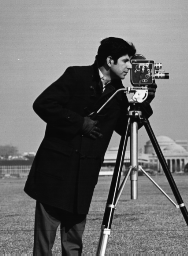
%> input picture 5 sem/ModulSystems/Lab2_MS/y8.bmp, 188 x 256 px, given in place of x3.bmp, which was not available
$ octave main.m   (GNU Octave 9; MATLAB toolbox functions it lacks are replaced by stand-ins)
%> lines starting %> are read from the running program, lines starting %| are printed output that depends on the picture; pictures that were not available may be replaced by others from this repository, and a replacement may not be noted
clear

X = imread("x3.bmp");
%> X is the input picture: size 256x188 uint8; min 7, max 253, mean 110.4
X = double(X);
%> X: size 256x188 double
X = [X; ones(size(X, 2), 1)'];
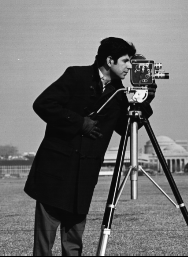
%> X: size 257x188 double; min 1, max 253, mean 110
imshow(uint8(X));

figure
Y = imread("y8.bmp");
Y = double(Y);
imshow(uint8(Y));

PseudoX = Grevil(X);
A = Y * PseudoX + rand(size(Y,1), size(X,1)) * Z(PseudoX, X);
isCorrect = A * X;

figure
imshow(uint8(isCorrect));

PseudoX = MurPenroze(X);
A = Y * PseudoX + rand(size(Y,1), size(X,1)) * Z(PseudoX, X);
isCorrect = A * X;

figure
imshow(uint8(isCorrect));

function valReturn = Z(A, PseudoA)
    valReturn = eye(size(PseudoA, 1)) - PseudoA * A;
end

function valReturn = Grevil(A)
    isSwap = 0;
    if(size(A,1) > size(A,2))
        isSwap = 1;
        A = A';
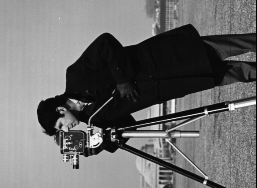
%> A: size 188x257 double; min 1, max 253, mean 110; mean of the top-left, top-right, bottom-left and bottom-right quarters 132.1, 66.6, 126.4, 115.2
    end

    currVector = A(1,:)';
%> currVector = 257 values, max 166 at index 74, min 1 at index 257, mean 141.5
    PseudoA = 0;
    currVectorScalar = currVector' * currVector;
%> currVectorScalar = 5306229
    if(currVectorScalar == 0)
        PseudoA = currVector;
    else
        PseudoA = currVector/currVectorScalar;
%> PseudoA = 257 values, max 3.13e-05 at index 74, min 1.88e-07 at index 257, mean 2.67e-05
    end
    iterA = currVector';
%> iterA has the same summary as currVector
    for i = 2: size(A,1)
        currVector = A(i,:)';
        ZA = Z(iterA,PseudoA);
        iterA = [iterA;currVector'];
        denomZ = currVector' * ZA * currVector;
        if(denomZ > 0.000001)
            PseudoA = [(PseudoA-(ZA*currVector*currVector'*PseudoA)/denomZ),(ZA*currVector)/denomZ];
        else
            RA = PseudoA * PseudoA';
            denomR = 1 + currVector' * RA * currVector;
            PseudoA = [(PseudoA - (RA * currVector * currVector' * PseudoA)/denomR),(RA * currVector)/denomR];
        end
    end
%> this loop made 187 passes
%> denomZ on passes 1 to 3: 20575.3, 17641, 12361.7
%> pass 1, in Z, `valReturn = eye(size(PseudoA, 1)) - PseudoA * A;`:
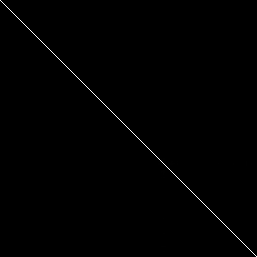
%> valReturn: size 257x257 double; min -0.00519, max 1, mean 0.000118; drawn with min black and max white
%> pass 2, in Z (call 2), `valReturn = eye(size(PseudoA, 1)) - PseudoA * A;`:
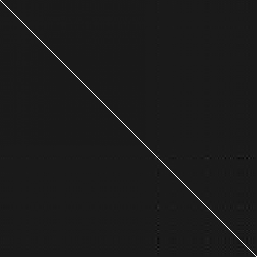
%> valReturn: size 257x257 double; min -0.119, max 1, mean 0.00011; drawn with min black and max white
%> `PseudoX = Grevil(X);`:
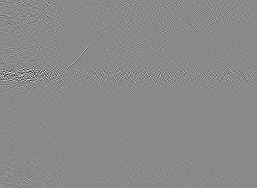
%> PseudoX: size 188x257 double; min -0.0276, max 0.0236, mean 1.23e-07; drawn with min black and max white
%> `A = Y * PseudoX + rand(size(Y,1), size(X,1)) * Z(PseudoX, X);`:
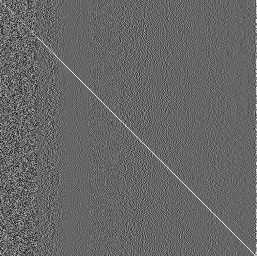
%> A: size 256x257 double; min -0.731, max 1.1, mean 0.00589; drawn with min black and max white
    if (isSwap)
        PseudoA = PseudoA';
    end
    valReturn = PseudoA;
end

function valReturn = J(currA, nextA)
    valReturn = max(max((currA-nextA).^2));
%> valReturn = 4e+18
end

function valueReturn = MurPenroze(A)
    isSwap = 0;
    if(size(A,1) > size(A,2))
        isSwap = 1;
        A = A';
    end

    epsilon = 1e-8;
    inf = 1e9;
    currPseudoA = inf * ones(size(A))';
    nextPseudoA = -inf * ones(size(A))';
    delta = 10.0;
    counter = 0;
    while(J(currPseudoA, nextPseudoA) > epsilon)
       currPseudoA = nextPseudoA;
       nextPseudoA = A' * inv(A * A' + (delta) * eye(size(A, 1)));
       delta = delta/2.0;
       counter = counter + 1;
       fprintf("%d\n", counter);
    end
%> this loop made 7 passes
%> `A = Y * PseudoX + rand(size(Y,1), size(X,1)) * Z(PseudoX, X);`:
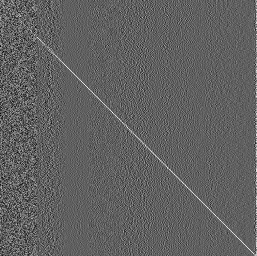
%> A: size 256x257 double; min -0.712, max 1.17, mean 0.00592; drawn with min black and max white

    if(isSwap)
        nextPseudoA = nextPseudoA';
    end
    valueReturn = nextPseudoA;
end
